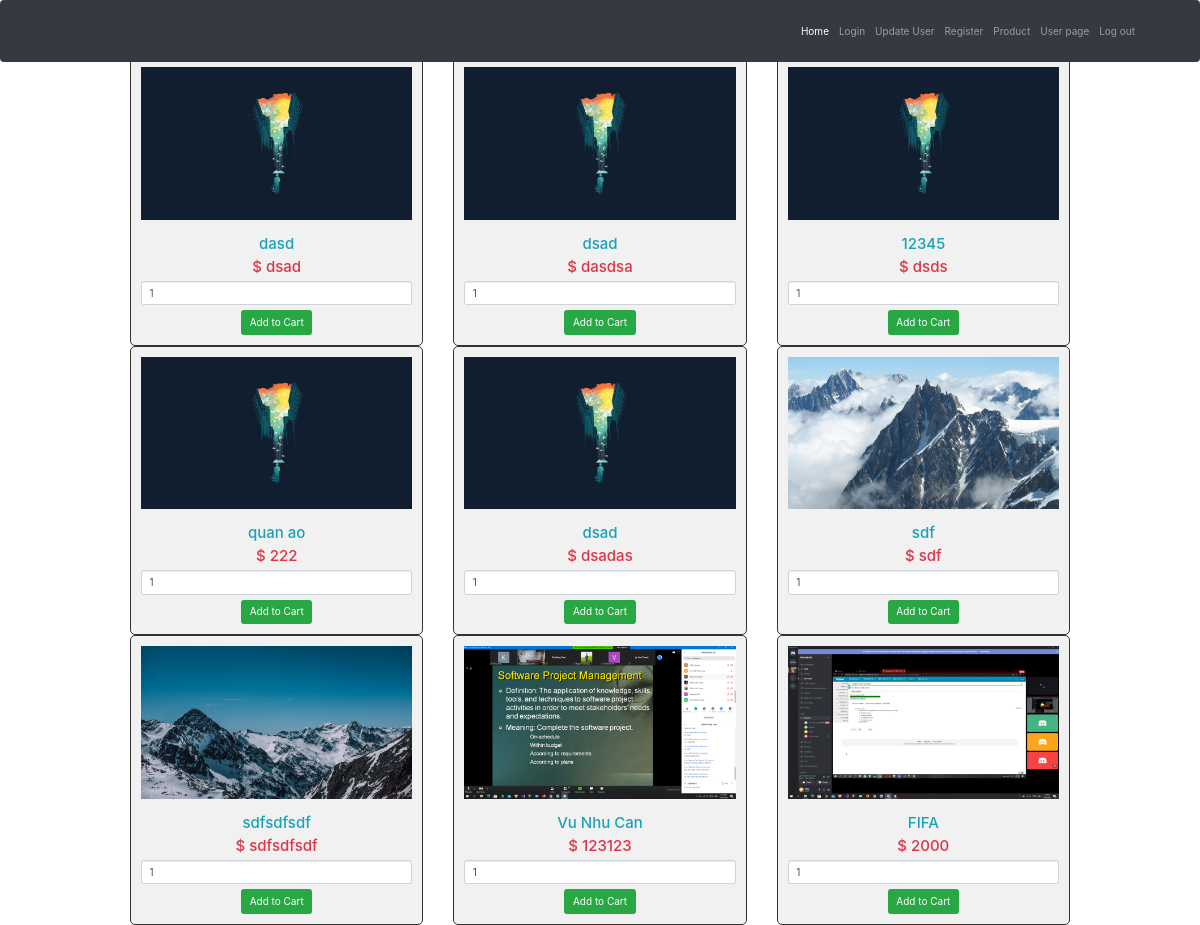
/ShowProduct.php, run on the app's committed database.
### tables this page shows
CREATE TABLE `product` (
  `id` int(11) NOT NULL,
  `productname` varchar(30) NOT NULL,
  `productnumber` varchar(255) NOT NULL,
  `unitprice` varchar(255) NOT NULL,
  `Images` varchar(50) NOT NULL
);

### ShowProduct.php (the view, shortened to what this page needs)
<?php
 include("connection.php");
 ?>
<!DOCTYPE html>
<html>
<head>
    <link rel="stylesheet" href="https://maxcdn.bootstrapcdn.com/bootstrap/3.3.7/css/bootstrap.min.css"
>
    <link rel="stylesheet" href="//maxcdn.bootstrapcdn.com/bootstrap/4.1.1/css/bootstrap.min.css" id="bootstrap-css">
</head>
<body>
<nav class="navbar navbar-expand-lg navbar-dark bg-dark fixed-top">
        <div class="container">
            <div class="collapse navbar-collapse" id="navbarResponsive">
                <ul class="navbar-nav ml-auto">
                    <li class="nav-item active">
                        <a class="nav-link" href="controller.php">Home
                        </a>
                    </li>
                    <li class="nav-item">
                        <a class="nav-link" href="login.php">Login</a>
                    </li>
                    <li class="nav-item">
                        <a class="nav-link" href="insert.php">Update User</a>
                    </li>
                    <li class="nav-item" style="position: relative;">
                        <a class="nav-link" href="register.php">Register</a>
                    </li>
                    <li class="nav-item" style="position: Show Infomation;">
                        <a class="nav-link" href="product.php">Product</a>
                    </li>
                    <li class="nav-item" style="position: Show Infomation;">
                        <a class="nav-link" href="ShowProduct.php">User page</a>
                    </li>
                    <li class="nav-item" style="position: relative;">
                        <a class="nav-link" href="login.php">Log out</a>
                    </li>
                </ul>
            </div>
        </div>
    </nav>
    <div class="container" style="width:1000px;">
        <h3 align="center">Game Product</h3><br />
        <?php
                $query = "SELECT * FROM product ORDER BY id ASC";
                $result = $conn->query($query);
                if(mysqli_num_rows($result) > 0)
                {
                     while($row = mysqli_fetch_array($result))
                     {
                ?>
        <div class="col-md-4">
            <form method="post" action="ShowProduct.php?action=add&id=<?php echo $row["id"]; ?>">
                <div style="border:1px solid #333; background-color:#f1f1f1; border-radius:5px; padding:10px;"
                    align="center">
                    <img src="./photo/<?php echo $row["Images"]; ?>" class="img-responsive" /><br />
                    <h4 class="text-info"><?php echo $row["productname"]; ?></h4>
                    <h4 class="text-danger">$ <?php echo $row["unitprice"]; ?></h4>
                    <input type="text" name="productnumber" class="form-control" value="1" />
                    <input type="submit" name="add_to_cart" style="margin-top:5px;" class="btn btn-success"
                        value="Add to Cart" />
                </div>
            </form>
        </div>
        <?php
                     }
                }
                ?>
</body>
</html>

### data on the page
product: Images (picture), productname "dasd", unitprice "dsad"
product: Images (picture), productname "dsad", unitprice "dasdsa"
product: Images (picture), productname "12345", unitprice "dsds"
product: Images (picture), productname "quan ao", unitprice "222"
product: Images (picture), productname "dsad", unitprice "dsadas"
product: Images (picture), productname "sdf", unitprice "sdf"
product: Images (picture), productname "sdfsdfsdf", unitprice "sdfsdfsdf"
product: Images (picture), productname "Vu Nhu Can", unitprice "123123"
product: Images (picture), productname "FIFA", unitprice "2000"
